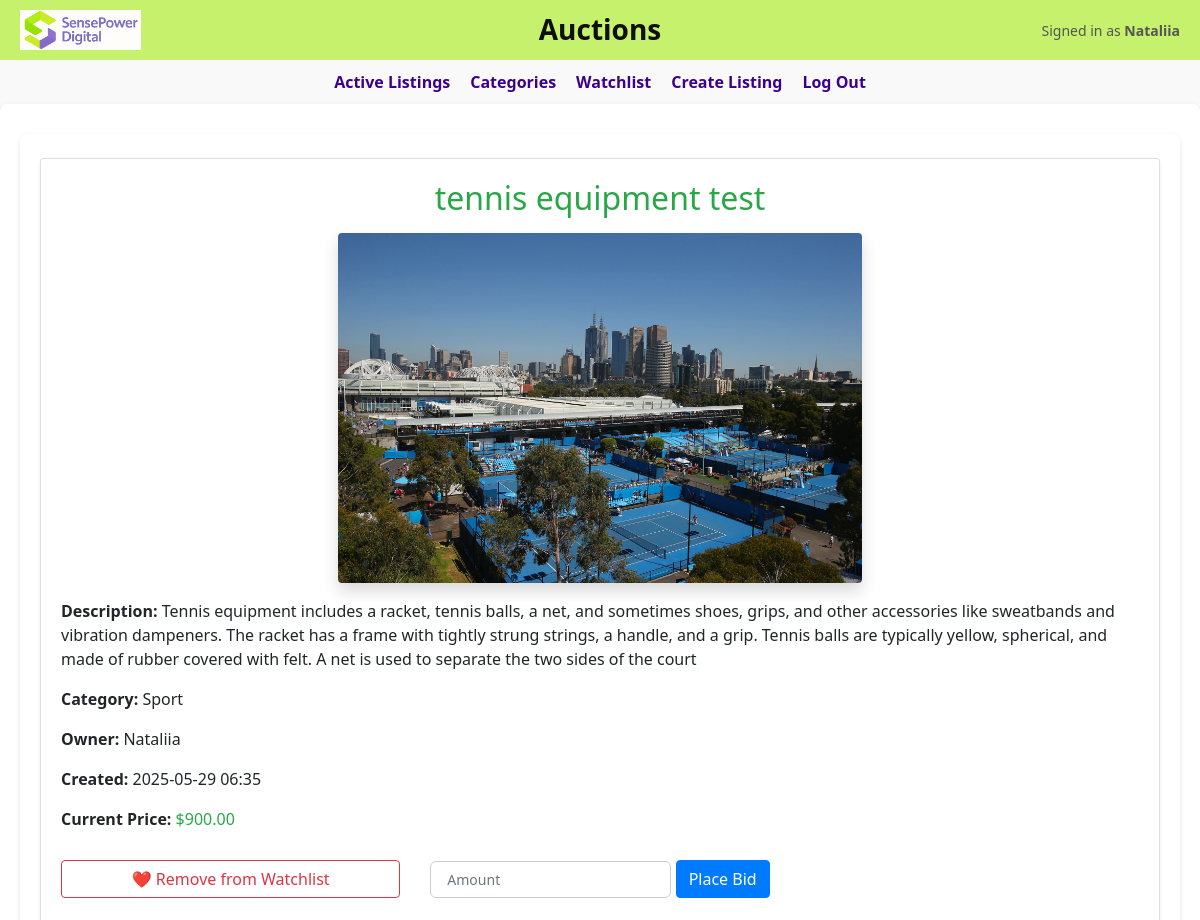
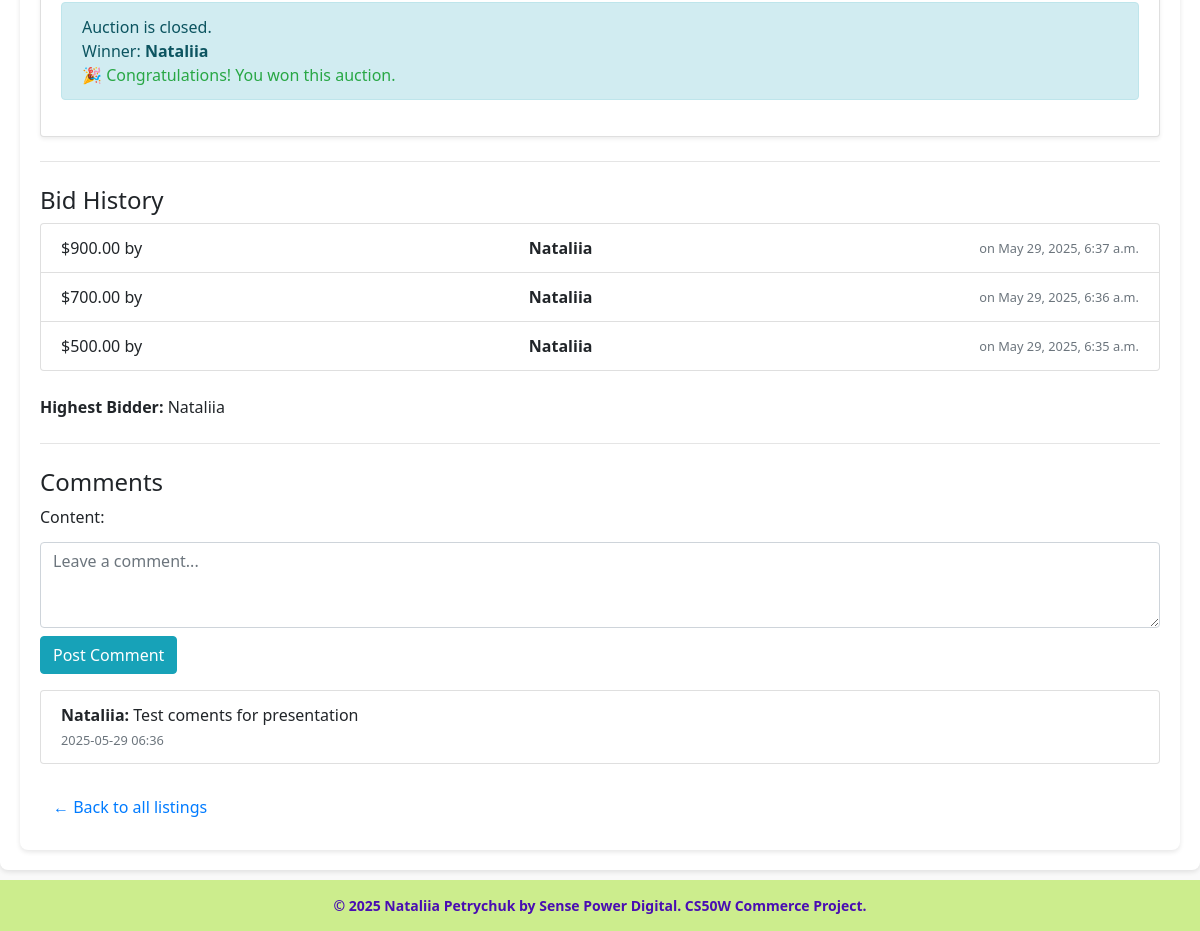
Screenshot of /listing/3 (signed in) with the database file from the repository (2 pictures, top to bottom).
### auctions/models.py (models this page shows, shortened)
class User(AbstractUser):
    watchlist = models.ManyToManyField('Listing', blank=True, related_name="watched_by")

class Listing(models.Model):
    title = models.CharField(max_length=64)
    description = models.TextField()
    starting_bid = models.DecimalField(max_digits=10, decimal_places=2)
    image_url = models.URLField(blank=True)
    image_file = models.ImageField(
        upload_to="listing_images/",
        blank=True,
        null=True,
        validators=[FileExtensionValidator(["jpg", "jpeg", "png", "gif"])])
    category = models.ForeignKey(Category, on_delete=models.SET_NULL, null=True, blank=True, related_name="listings")
    active = models.BooleanField(default=True)
    owner = models.ForeignKey(User, on_delete=models.CASCADE, related_name="listings")
    created_at = models.DateTimeField(auto_now_add=True)
    winner = models.ForeignKey(User, on_delete=models.SET_NULL, null=True, blank=True, related_name="won_auctions")
    @property
    def current_price(self):
        highest_bid = self.bids.order_by('-amount').first()
        return highest_bid.amount if highest_bid else self.starting_bid
    @property
    def highest_bidder(self):
        highest_bid = self.bids.order_by('-amount').first()
        return highest_bid.user.username if highest_bid else None

class Category(models.Model):
    name = models.CharField(max_length=64)
    def __str__(self):
        return self.name

class Bid(models.Model):
    user = models.ForeignKey(User, on_delete=models.CASCADE)
    listing = models.ForeignKey(Listing, on_delete=models.CASCADE, related_name="bids")
    amount = models.DecimalField(max_digits=10, decimal_places=2)
    placed_at = models.DateTimeField(auto_now_add=True)

class Comment(models.Model):
    user = models.ForeignKey(User, on_delete=models.CASCADE)
    listing = models.ForeignKey(Listing, on_delete=models.CASCADE, related_name="comments")
    content = models.TextField()
    timestamp = models.DateTimeField(auto_now_add=True)

### auctions/views.py (the view, shortened to what this page needs)
# urls.py: path("listing/<int:id>", views.listing, name="listing"),
@login_required
def listing(request, id):
    listing = get_object_or_404(Listing, pk=id)
    bid_form = BidForm()
    bids = listing.bids.order_by('-amount')
    error = None
    comment_form = CommentForm()
    comments = listing.comments.order_by('-timestamp')
    is_watching = listing in request.user.watchlist.all()
    return render(request, "auctions/listing_detail.html", {
        "listing": listing,
        "is_watching": is_watching,
        "bid_form": bid_form,
        "comment_form": comment_form,
        "error": error,
        "bids": bids,
        "comments": comments,
    })

### auctions/forms.py
class BidForm(forms.Form):
    amount = forms.DecimalField(
            max_digits=10,
            decimal_places=2,
            widget=forms.NumberInput(attrs={
                'class': 'form-control py-2 px-3',
                'placeholder': 'Amount',
                'style': 'height: 38px; height: 100%;'
            })
        )

class CommentForm(forms.ModelForm):
    class Meta:
        model = Comment
        fields = ['content']
        widgets = {
            'content': forms.Textarea(attrs={
                'class': 'form-control',
                'rows': 3,
                'placeholder': 'Leave a comment...'
            }),
        }

### auctions/templates/auctions/listing_detail.html (shortened to what this page needs)
{% extends "auctions/layout.html" %}
{% load static %}
{% block body %}
<div class="container py-4">
  <div class="card shadow-sm">
    <div class="card-body">
      <h2 class="text-center text-success fw-bold mb-3">{{ listing.title }}</h2>
      {% if listing.image_file %}
        <div class="text-center mb-3">
          <img src="{{ listing.image_file.url }}" alt="{{ listing.title }}" class="img-fluid rounded shadow" style="max-height: 350px;">
        </div>
      {% elif listing.image_url %}
        <div class="text-center mb-3">
          <img src="{{ listing.image_url }}" alt="{{ listing.title }}" class="img-fluid rounded shadow" style="max-height: 350px;">
        </div>
      {% endif %}
      <p><strong>Description:</strong> {{ listing.description }}</p>
      <p><strong>Category:</strong> {{ listing.category }}</p>
      <p><strong>Owner:</strong> {{ listing.owner.username }}</p>
      <p><strong>Created:</strong> {{ listing.created_at|date:"Y-m-d H:i" }}</p>
      <p><strong>Current Price:</strong> <span class="text-success fw-semibold">${{ listing.current_price }}</span></p>
      {% if user.is_authenticated %}
        <div class="row row-cols-1 row-cols-md-3 g-3 my-4 align-items-end">
          <div class="col">
            <form method="post">
              {% if is_watching %}
                <button type="submit" name="remove" class="btn btn-outline-danger w-100">
                  ❤️ Remove from Watchlist
                </button>
              {% else %}
                <button type="submit" name="add" class="btn btn-success w-100">
                  Add to Watchlist
                </button>
              {% endif %}
            </form>
          </div>
          <div class="col">
            <form method="post" class="d-flex gap-2 align-items-center">
              {{ bid_form.amount }}
              <button type="submit" name="place_bid" class="btn btn-primary place_bid text-nowrap rounded">
                Place Bid
              </button>
            </form>
          </div>
        </div>
      {% endif %}
      {% if not listing.active %}
        <div class="alert alert-info mt-4">
          Auction is closed.<br>
          {% if listing.winner %}
            Winner: <strong>{{ listing.winner.username }}</strong>
            {% if user == listing.winner %}
              <br>🎉 <span class="text-success">Congratulations! You won this auction.</span>
            {% endif %}
          {% else %}
            No winner.
          {% endif %}
        </div>
      {% endif %}
    </div>
  </div>
  <hr class="my-4">
  <h4>Bid History</h4>
  {% if bids %}
    <ul class="list-group mb-4">
      {% for bid in bids %}
        <li class="list-group-item d-flex justify-content-between align-items-center">
          ${{ bid.amount }} by <strong>{{ bid.user.username }}</strong>
          <small class="text-muted">on {{ bid.placed_at|date:"M d, Y, g:i a" }}</small>
        </li>
      {% endfor %}
    </ul>
  {% else %}
    <p>No bids yet.</p>
  {% endif %}
  {% if listing.highest_bidder %}
    <p><strong>Highest Bidder:</strong> {{ listing.highest_bidder }}</p>
  {% endif %}
  <hr class="my-4">
  <h4>Comments</h4>
  {% if user.is_authenticated %}
    <form method="post" class="mb-3">
      {{ comment_form.content.label_tag }}
      {{ comment_form.content }}
      <button type="submit" name="post_comment" class="btn btn-info mt-2">Post Comment</button>
    </form>
  {% endif %}
  {% if comments %}
    <ul class="list-group mt-3">
      {% for comment in comments %}
        <li class="list-group-item">
          <strong>{{ comment.user.username }}:</strong> {{ comment.content }}<br>
          <small class="text-muted">{{ comment.timestamp|date:"Y-m-d H:i" }}</small>
        </li>
      {% endfor %}
    </ul>
  {% else %}
    <p class="text-muted">No comments yet.</p>
  {% endif %}
  <div class="mt-4">
    <a href="{% url 'index' %}" class="btn btn-link">← Back to all listings</a>
  </div>
</div>
{% endblock %}

### auctions/templates/auctions/layout.html (shortened to what this page needs)
{% load static %}
<!DOCTYPE html>
<html lang="en">
    <head>
        <link rel="stylesheet" href="https://stackpath.bootstrapcdn.com/bootstrap/4.4.1/css/bootstrap.min.css">
        <link href="https://cdn.jsdelivr.net/npm/bootstrap-icons@1.10.5/font/bootstrap-icons.css" rel="stylesheet">
        <link href="{% static 'auctions/styles.css' %}" rel="stylesheet">
    </head>
    <div class="wrapper">
        <body>
            <header class="header-bar d-flex align-items-center justify-content-between">
                <div class="header-left d-flex align-items-center">
                    <img src="{% static 'auctions/logo_sense.png' %}" class="logo" alt="Logo">
                </div>
                <div class="header-center">
                    <h1 class="site-title mb-0">Auctions</h1>
                </div>
                <div class="header-right">
                    {% if user.is_authenticated %}
                        <p class="welcome-msg mb-0">Signed in as <strong>{{ user.username }}</strong></p>
                    {% endif %}
                </div>
            </header>
            <nav class="nav-bar">
                <a href="{% url 'index' %}">Active Listings</a>
                <a href="{% url 'categories' %}">Categories</a>
                {% if user.is_authenticated %}
                    <a href="{% url 'watchlist' %}">Watchlist</a>
                    <a href="{% url 'create' %}">Create Listing</a>
                {% endif %}
                {% if user.is_authenticated %}
                    <a href="{% url 'logout' %}">Log Out</a>
                {% else %}
                    <a href="{% url 'login' %}">Log In</a>
                {% endif %}
            </nav>
            <main class="container">
                {% block body %}
                {% endblock %}
            </main>
            <footer>
                &copy; 2025 Nataliia Petrychuk by Sense Power Digital. CS50W Commerce Project.
            </footer>
        </body>
    </div>
</html>

### auctions/static/auctions/styles.css (style rules this page uses)
html { height: 100%; margin: 0; padding: 0; }
.wrapper { display: flex; flex-direction: column; min-height: 100vh; }
body { font-family: 'Segoe UI', Tahoma, Geneva, Verdana, sans-serif; background: #f9f9f9; margin: 0; }
.header-bar { background-color: #c5f16c; padding: 10px 20px; display: flex; align-items: center; justify-content: space-between; position: relative; }
.header-left { flex: 1; }
.header-center { position: absolute; left: 50%; transform: translateX(-50%); text-align: center; }
.header-right { flex: 1; text-align: right; }
.logo { height: 40px; }
.site-title { font-size: 28px; font-weight: bold; color: #0f0f0f; margin: 0; }
.welcome-msg { font-size: 14px; color: #555; margin: 0; }
footer { text-align: center; font-size: 14px; font-weight: 700; color: #490db2; padding: 15px 0; background-color: #cced8d; margin-top: 10px; }
.nav-bar { background-color: transparent; display: flex; justify-content: center; gap: 20px; font-weight: bold; margin-top: 10px; }
.nav-bar a { color: #3c008c; text-decoration: none; transition: 0.3s; }
.container { padding: 20px; max-width: 1200px; margin: auto; margin-top: 10px; background: white; box-shadow: 0 2px 5px rgba(0,0,0,0.1); border-radius: 8px; }
input[type="text"], input[type="number"], input[type="url"], textarea, select { padding: 8px; margin-top: 5px; border: 1px solid #ccc; border-radius: 6px; font-size: 14px; }
.place_bid { margin-top: 5px; margin-left: 5px; }

### rows the page displays
User: username "Nataliia"
Listing: title "tennis equipment test", image_file (picture), description "Tennis equipment includes a racket, tennis balls, a net, and sometimes shoes, grips, and other accessories like sweatbands and vibration dampeners. The racket has a frame with tightly strung strings, a handle, and a grip. Tennis balls are typically yellow, spherical, and made of rubber covered with felt. A net is used to separate the two sides of the court", category "Sport", owner.username "Nataliia", created_at "2025-05-29 06:35", current_price "900.00", winner.username "Nataliia", highest_bidder "Nataliia"
Bid: amount "900.00", user.username "Nataliia", placed_at "May 29, 2025, 6:37 a.m."
Bid: amount "700.00", user.username "Nataliia", placed_at "May 29, 2025, 6:36 a.m."
Bid: amount "500.00", user.username "Nataliia", placed_at "May 29, 2025, 6:35 a.m."
Comment: user.username "Nataliia", content "Test coments for presentation", timestamp "2025-05-29 06:36"

### other values shown
{{ comment_form.content.label_tag }} "Content:"
